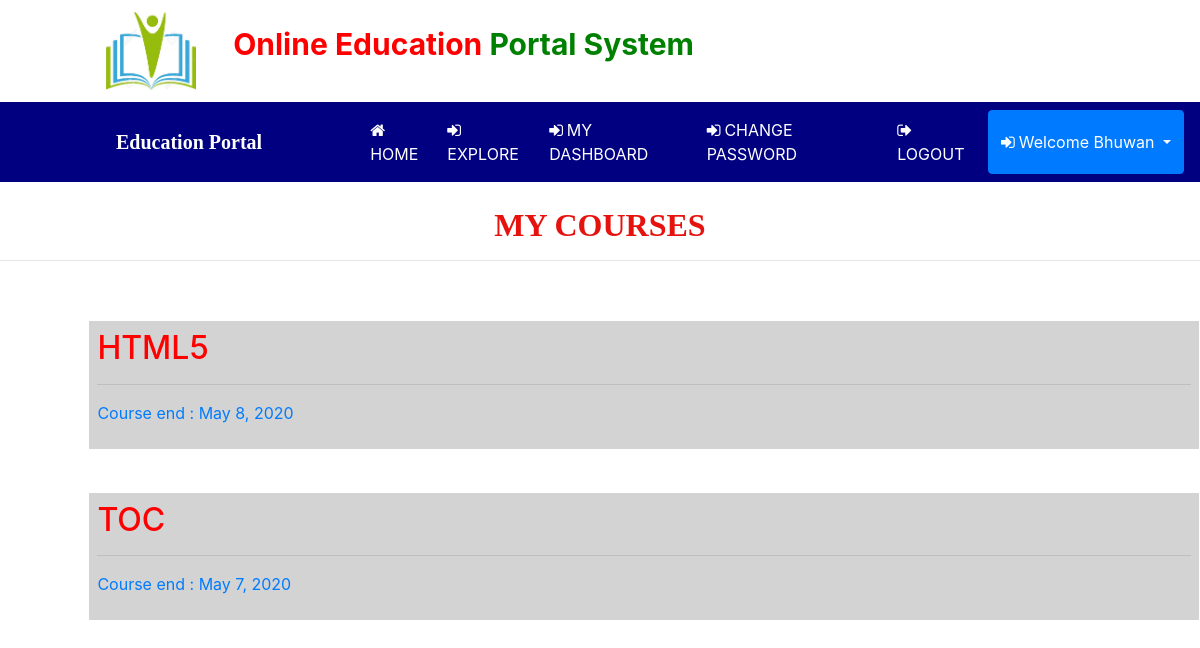
/my_dashboard (signed in), run on the app's committed database.
### education/models.py (models this page shows, shortened)
class Enrollment(models.Model):
    course = models.ForeignKey(Course,on_delete=models.CASCADE,null=True)
    student = models.ForeignKey(Student,on_delete=models.CASCADE,null=True)
    status = models.ForeignKey(Status,on_delete=models.CASCADE,null=True)
    date1 = models.DateField(null=True)

class Course(models.Model):
    instruct = models.ForeignKey(Instructor,on_delete=models.CASCADE,null=True)
    start_date = models.DateField(null=True)
    end_date = models.DateField(null=True)
    title = models.CharField(max_length=30,null=True)
    image = models.FileField(null=True)

### education/views.py (the view)
# urls.py: path('my_dashboard', Dashboard, name="my_dashboard"),
def Dashboard(request):
    user = User.objects.get(id=request.user.id)
    sign = Signup.objects.get(user=user)
    student = Student.objects.get(sign=sign)
    enroll = Enrollment.objects.filter(student=student)
    d = {'enroll':enroll}
    return render(request,'my_dashboard.html',d)

### education/templates/my_dashboard.html
{% extends 'navigation.html' %}
{% block body %}
{% load static %}
<center><h2 style = "font-family : 'Monotype Corsiva' ; color : #E6120E ;
 font-weight : bold;margin-top:2%">MY COURSES</h2></center><hr>
<div class="container" style="margin-top:5%">
{% for i in enroll %}
{% ifequal i.status.status "Accept" %}
<a href="{% url 'course_section' i.course.id %}" id="btn-1"><div class="container" style="margin:4%;background-color:lightgrey;padding:8px">
    <h2 style="color:red">{{i.course.title}}</h2><hr>
    <p>Course end : {{i.course.end_date}}</p>
</div></a>
{% endifequal %}
{% endfor %}
    </div>
{% endblock %}

### education/templates/navigation.html (shortened to what this page needs)
<!DOCTYPE html>
<html lang="en">
<head>
    {% load static %}
     <link rel="stylesheet" href="https://maxcdn.bootstrapcdn.com/bootstrap/4.0.0/css/bootstrap.min.css">
  <link rel = stylesheet href = "//cdn.datatables.net/1.10.19/css/jquery.dataTables.min.css">
</head>
<link rel="stylesheet" href="https://cdnjs.cloudflare.com/ajax/libs/font-awesome/4.7.0/css/font-awesome.min.css">
</head>
<body>
<div class="container-fluid" style="padding:1%;margin-bottom:0%;">
    <img src="{% static 'images/books.jpg' %}" style="width:90px;margin-right:10px;margin-left:8%"><span style="padding:20px;font-weight:bold;font-size:30px">
    <span style="color:red;">Online Education</span>
     <span style="color:green">Portal System</span></h4>
</div>
<nav class="navbar navbar-expand-sm" style="background-color:navy">
  <a class="navbar-brand" href="#" style="color:white;font-family:'Monotype Corsiva';font-weight:bold;margin-left:100px;margin-right:0">
  Education Portal</a>
  <ul class="navbar-nav">
    {% if request.user.username %}
    {% if not request.user.is_staff %}
   <li class="nav-item">
      <a class="nav-link" href="{% url 'home' %}" style="color:white;margin-left:100px">
      <i class="fa fa-home" style="margin-right:4px"></i>HOME</a>
    </li>
    <li class="nav-item">
      <a class="nav-link" href="{% url 'course_user' %}" style="color:white">
      <i class="fa fa-sign-in" style="margin-right:4px"></i>EXPLORE</a>
    </li>
    <li class="nav-item">
      <a class="nav-link" href="{% url 'my_dashboard' %}" style="color:white">
      <i class="fa fa-sign-in" style="margin-right:4px"></i>MY DASHBOARD</a>
    </li>
    <li class="nav-item">
      <a class="nav-link" href="{% url 'change_password' %}" style="color:white">
      <i class="fa fa-sign-in" style="margin-right:4px"></i>CHANGE PASSWORD</a>
    </li>
    {% endif %}
    {% endif %}
{% if request.user.is_authenticated %}
    {% if not request.user.is_staff %}
     <li class="nav-item">
      <a class="nav-link" href="{% url 'logout' %}" style="color:white">
      <i class="fa fa-sign-out" style="margin-right:4px"></i>LOGOUT</a>
    </li>
      <div class="btn-group">
  <button type="button" class="btn btn-primary dropdown-toggle" data-toggle="dropdown" aria-haspopup="true" aria-expanded="false">
    <i class="fa fa-sign-in" style="margin-right:4px"></i>Welcome {{request.user.first_name}}
  </button>
</div>
    {% endif %}
    {% endif %}
    </ul>
</nav>
{% block body %}
{% endblock %}
</body>
</html>

### education/templates/navigation.html (style rules this page uses)
* { box-sizing: border-box; }

### data on the page
Enrollment: course "HTML5", course.end_date "May 8, 2020"
Enrollment: course "TOC", course.end_date "May 7, 2020"

### other printed values
{{ request.user.first_name }} "Bhuwan"
